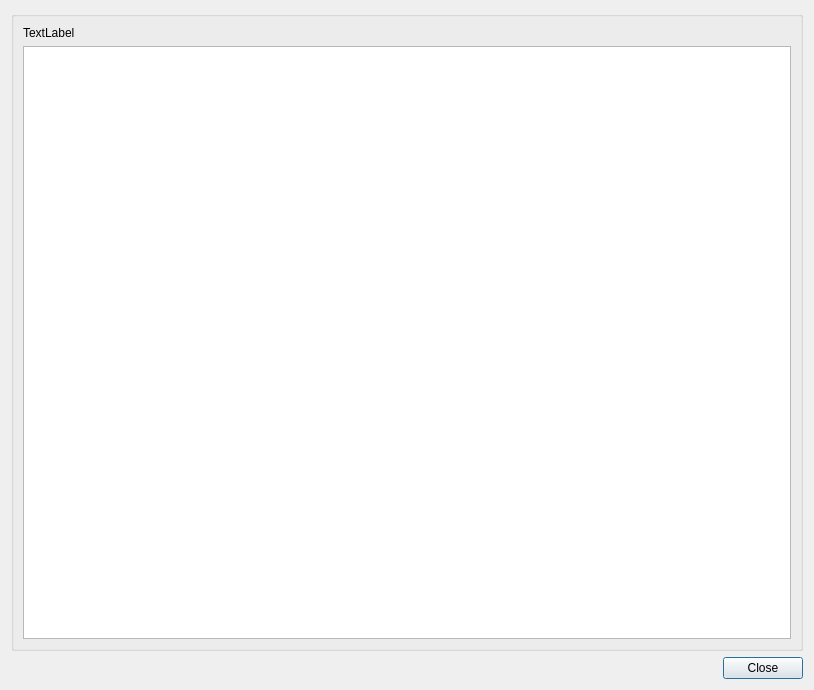
<?xml version="1.0" encoding="UTF-8"?>
<ui version="4.0">
 <class>price_managment</class>
 <widget class="QDialog" name="price_managment">
  <property name="geometry">
   <rect>
    <x>0</x>
    <y>0</y>
    <width>814</width>
    <height>690</height>
   </rect>
  </property>
  <property name="sizePolicy">
   <sizepolicy hsizetype="Fixed" vsizetype="Preferred">
    <horstretch>0</horstretch>
    <verstretch>0</verstretch>
   </sizepolicy>
  </property>
  <property name="windowTitle">
   <string>Gestor de preus</string>
  </property>
  <layout class="QVBoxLayout" name="verticalLayout">
   <item>
    <widget class="QGroupBox" name="groupBox">
     <property name="title">
      <string/>
     </property>
     <layout class="QGridLayout" name="verticalLayout_3">
      <item row="1" column="0">
       <layout class="QVBoxLayout" name="verticalLayout_4">
        <item>
         <layout class="QHBoxLayout" name="horizontalLayout">
          <item>
           <widget class="QLabel" name="label">
            <property name="text">
             <string>TextLabel</string>
            </property>
           </widget>
          </item>
         </layout>
        </item>
        <item>
         <layout class="QHBoxLayout" name="horizontalLayout_2">
          <item>
           <widget class="QTableView" name="tbl_price_list"/>
          </item>
         </layout>
        </item>
       </layout>
      </item>
     </layout>
    </widget>
   </item>
   <item>
    <layout class="QHBoxLayout" name="horizontalLayout_8">
     <item>
      <spacer name="horizontalSpacer_3">
       <property name="orientation">
        <enum>Qt::Horizontal</enum>
       </property>
       <property name="sizeHint" stdset="0">
        <size>
         <width>40</width>
         <height>20</height>
        </size>
       </property>
      </spacer>
     </item>
     <item>
      <layout class="QVBoxLayout" name="verticalLayout_9"/>
     </item>
     <item>
      <widget class="QPushButton" name="btn_close">
       <property name="text">
        <string>Close</string>
       </property>
      </widget>
     </item>
    </layout>
   </item>
  </layout>
 </widget>
 <resources/>
 <connections/>
</ui>
